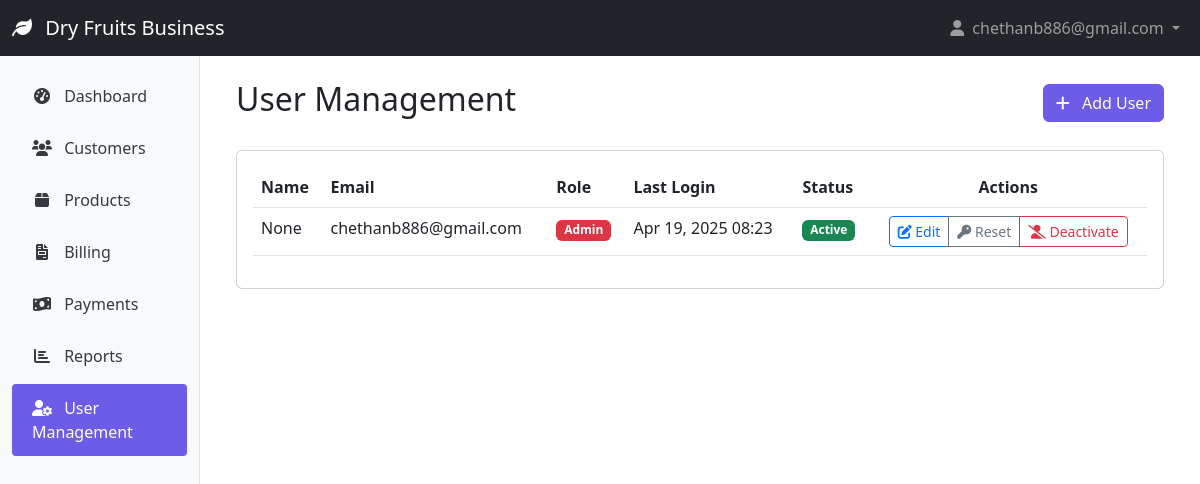
/users/ (signed in), run on the app's committed database.
### authentication/models.py (models this page shows, shortened)
class User(AbstractUser):
    ROLE_CHOICES = (
        ('admin', 'Admin'),
        ('executive', 'Executive'),
    )
    username = None
    email = models.EmailField('Email address', unique=True)
    role = models.CharField(max_length=20, choices=ROLE_CHOICES, default='executive')
    groups = models.ManyToManyField(
        'auth.Group',
        verbose_name='groups',
        blank=True,
        help_text='The groups this user belongs to.',
        related_name='custom_user_set',  # Add this line
        related_query_name='custom_user',
    )
    user_permissions = models.ManyToManyField(
        'auth.Permission',
        verbose_name='user permissions',
        blank=True,
        help_text='Specific permissions for this user.',
        related_name='custom_user_set',  # Add this line
        related_query_name='custom_user',
    )
    USERNAME_FIELD = 'email'
    REQUIRED_FIELDS = []
    objects = UserManager()
    @property
    def is_admin(self):
        return self.role == 'admin'

### authentication/views.py (the view)
# urls.py: path('users/', views.user_list, name='user_list'),
@login_required
@admin_required
def user_list(request):
    users = User.objects.all()
    return render(request, 'authentication/user_list.html', {'users': users})

### templates/authentication/user_list.html (shortened to what this page needs)
{% extends 'base.html' %}
{% block content %}
<div class="container-fluid">
    <div class="d-flex justify-content-between align-items-center mb-4">
        <h1 class="h2">User Management</h1>
        <a href="{% url 'user_create' %}" class="btn btn-primary">
            <i class="fas fa-plus me-2"></i> Add User
        </a>
    </div>
    <div class="card">
        <div class="card-body">
            <div class="table-responsive">
                <table class="table table-hover">
                    <thead>
                        <tr>
                            <th>Name</th>
                            <th>Email</th>
                            <th>Role</th>
                            <th>Last Login</th>
                            <th>Status</th>
                            <th class="text-center">Actions</th>
                        </tr>
                    </thead>
                    <tbody>
                        {% for user in users %}
                        <tr>
                            <td>{{ user.get_full_name|default:user.username }}</td>
                            <td>{{ user.email }}</td>
                            <td>
                                <span class="badge {% if user.role == 'admin' %}bg-danger{% else %}bg-primary{% endif %}">
                                    {{ user.get_role_display }}
                                </span>
                            </td>
                            <td>{{ user.last_login|date:"M d, Y H:i"|default:"-" }}</td>
                            <td>
                                {% if user.is_active %}
                                <span class="badge bg-success">Active</span>
                                {% else %}
                                <span class="badge bg-secondary">Inactive</span>
                                {% endif %}
                            </td>
                            <td class="text-center">
                                <div class="btn-group">
                                    <a href="{% url 'user_edit' user.id %}" class="btn btn-sm btn-outline-primary">
                                        <i class="fas fa-edit"></i> Edit
                                    </a>
                                    <a href="{% url 'user_reset_password' user.id %}" class="btn btn-sm btn-outline-secondary">
                                        <i class="fas fa-key"></i> Reset
                                    </a>
                                    {% if user.is_active %}
                                    <a href="{% url 'user_toggle_active' user.id %}" class="btn btn-sm btn-outline-danger"
                                       onclick="return confirm('Are you sure you want to deactivate this user?')">
                                        <i class="fas fa-user-slash"></i> Deactivate
                                    </a>
                                    {% else %}
                                    <a href="{% url 'user_toggle_active' user.id %}" class="btn btn-sm btn-outline-success"
                                       onclick="return confirm('Are you sure you want to activate this user?')">
                                        <i class="fas fa-user-check"></i> Activate
                                    </a>
                                    {% endif %}
                                </div>
                            </td>
                        </tr>
                        {% empty %}
                        <tr>
                            <td colspan="6" class="text-center py-4">
                                <p class="text-muted mb-0">No users found</p>
                            </td>
                        </tr>
                        {% endfor %}
                    </tbody>
                </table>
            </div>
        </div>
    </div>
</div>
{% endblock %}

### templates/base.html (shortened to what this page needs)
<!DOCTYPE html>
<html lang="en">
<head>
    <link href="https://cdn.jsdelivr.net/npm/bootstrap@5.3.0-alpha1/dist/css/bootstrap.min.css" rel="stylesheet">
    <link rel="stylesheet" href="https://cdnjs.cloudflare.com/ajax/libs/font-awesome/6.0.0/css/all.min.css">
</head>
<body>
    <nav class="navbar navbar-expand-lg navbar-dark bg-dark">
        <div class="container-fluid">
            <a class="navbar-brand" href="{% url 'dashboard' %}">
                <i class="fas fa-leaf me-2"></i>
                Dry Fruits Business
            </a>
            <div class="collapse navbar-collapse" id="navbarNav">
                <ul class="navbar-nav ms-auto">
                    {% if user.is_authenticated %}
                        <li class="nav-item dropdown">
                            <a class="nav-link dropdown-toggle" href="#" id="navbarDropdown" role="button" data-bs-toggle="dropdown">
                                <i class="fas fa-user me-1"></i> {{ user.get_full_name|default:user.email }}
                            </a>
                        </li>
                    {% else %}
                        <li class="nav-item">
                            <a class="nav-link" href="{% url 'login' %}">Login</a>
                        </li>
                    {% endif %}
                </ul>
            </div>
        </div>
    </nav>
    <div class="container-fluid">
        <div class="row">
            {% if user.is_authenticated %}
                <div class="col-md-3 col-lg-2 d-md-block sidebar collapse">
                    <div class="position-sticky pt-3">
                        <ul class="nav flex-column">
                            <li class="nav-item">
                                <a class="nav-link {% if request.path == '/' %}active{% endif %}" href="{% url 'dashboard' %}">
                                    <i class="fas fa-tachometer-alt"></i> Dashboard
                                </a>
                            </li>
                            <li class="nav-item">
                                <a class="nav-link {% if '/customers/' in request.path %}active{% endif %}" href="{% url 'customer_list' %}">
                                    <i class="fas fa-users"></i> Customers
                                </a>
                            </li>
                            <li class="nav-item">
                                <a class="nav-link {% if '/products/' in request.path %}active{% endif %}" href="{% url 'product_list' %}">
                                    <i class="fas fa-box"></i> Products
                                </a>
                            </li>
                            <li class="nav-item">
                                <a class="nav-link {% if '/billing/' in request.path %}active{% endif %}" href="{% url 'billing_list' %}">
                                    <i class="fas fa-file-invoice"></i> Billing
                                </a>
                            </li>
                            <li class="nav-item">
                                <a class="nav-link {% if '/payments/' in request.path %}active{% endif %}" href="{% url 'payment_list' %}">
                                    <i class="fas fa-money-bill-wave"></i> Payments
                                </a>
                            </li>
                            <li class="nav-item">
                                <a class="nav-link {% if '/reports/' in request.path %}active{% endif %}" href="{% url 'report_list' %}">
                                    <i class="fas fa-chart-bar"></i> Reports
                                </a>
                            </li>
                            {% if user.is_admin %}
                            <li class="nav-item">
                                <a class="nav-link {% if '/users/' in request.path %}active{% endif %}" href="{% url 'user_list' %}">
                                    <i class="fas fa-user-cog"></i> User Management
                                </a>
                            </li>
                            {% endif %}
                        </ul>
                    </div>
                </div>
                <main class="col-md-9 ms-sm-auto col-lg-10 px-md-4 content">
            {% else %}
                <main class="col-12 content">
            {% endif %}
                {% block content %}{% endblock %}
            </main>
        </div>
    </div>
</body>
</html>

### templates/base.html (style rules this page uses)
:root { --primary-color: #6c5ce7; --secondary-color: #a29bfe; --accent-color: #fd79a8; --light-color: #f8f9fa; --dark-color: #343a40; }
.sidebar { min-height: calc(100vh - 56px); background-color: var(--light-color); border-right: 1px solid #dee2e6; }
.sidebar .nav-link { color: var(--dark-color); padding: 0.75rem 1.25rem; border-radius: 0.25rem; margin-bottom: 0.25rem; }
.sidebar .nav-link.active { background-color: var(--primary-color); color: white; }
.sidebar .nav-link i { margin-right: 0.5rem; width: 1.25rem; text-align: center; }
.content { padding: 1.5rem; }
.btn-primary { background-color: var(--primary-color); border-color: var(--primary-color); }

### data on the page
User: get_full_name "chethanb886@gmail.com", get_full_name "None", email "chethanb886@gmail.com", role "Admin", last_login "Apr 19, 2025 08:23", is_active "Active"
